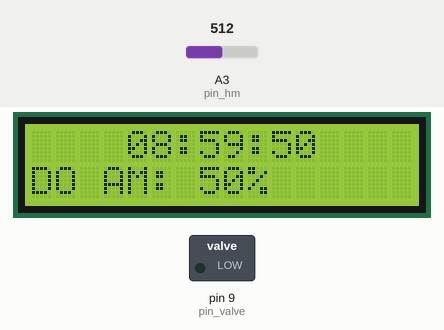
Recording of a program running on a simulated Arduino Uno, built with avr-gcc and run on an emulated ATmega328P. Parts: 16×2 character LCD, switched loads named in the program (green lamp = pin HIGH). Wiring (inferred from the names in the program): DS1307 clock at I2C address 0x68. The test bench sets the inputs (shaded band); at power-on: A3 (pin_hm) = 512. The local clock reads 2024-03-15 10:24:30 at power-on unless the program sets it; what the program prints to the serial monitor is not drawn.

Above: at 0.1 s.
1.3 s: A3 (pin_hm) set to 716
At 2.9 s:
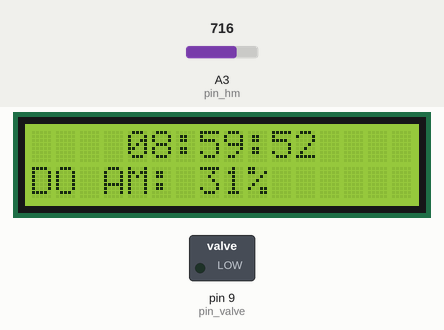
3.5 s: A3 (pin_hm) set to 900
At 4.4 s:
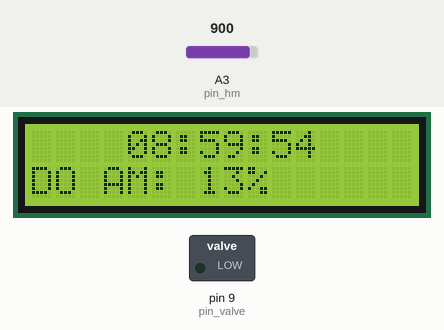
5.5 s: A3 (pin_hm) set to 1023
At 12.9 s:
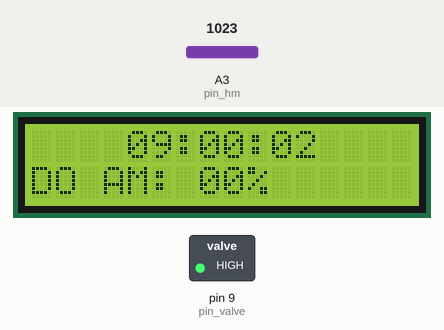
Timing chart, 0 to 14.4 s (numbered marks = the images above; inputs shaded):
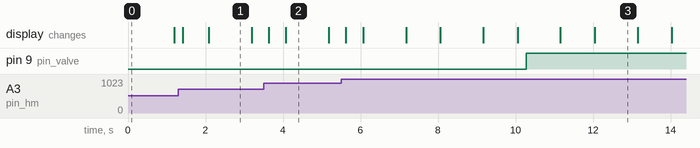

Measured:
- what the display in image 1 shows lasts 1.1 s, from 2.1 s to 3.2 s

The program:

main.cpp
```cpp
#include <Arduino.h>
#include "LiquidCrystal_I2C.h"
#include "DS1307.h"
#include "Mylib.h"

#define pin_hm A3  // pin doc du lieu tu cam bien do am dat
#define pin_valve 9 // pin kich van tuoi

LiquidCrystal_I2C lcd(0x27,16,2);
DS1307 rtc(0x68);

// Dat thoi gian tuoi cay
/* Thoi gian tuoi lan 1 */
uint8_t const time1_hr = 9;
uint8_t const time1_mn = 0;
/* Thoi gian tuoi lan 2 */
uint8_t const time2_hr = 15;
uint8_t const time2_mn = 0;

// Do am can tuoi (nguong duoi')
uint8_t hm1 = 20;

// Do am ngung tuoi (nguong tren)
uint8_t hm2 = 60;

//long long last_check;

/* on_off
      = 0: van tat, san sang kiem tra thoi gian va do am.
      = 1: da kiem tra, xac nhan phu hop dieu kien, chuan bi tuoi.
      = 2: dang tuoi.
      */
uint8_t on_off = 0;

void setup() {
  Wire.begin();
  Serial.begin(115200);
  lcd.init();
  lcd.backlight();
  /* Phuong thuc SetTime - Thu tu tham so: Ngay, thang, nam, gio, phut, giay, thu'*/
  rtc.SetTime(10,6,22,8,59,50,2);
  pinMode(pin_hm,INPUT);
  pinMode(pin_valve,OUTPUT);
  // chac chan rang ban dau chan kich van la LOW
  digitalWrite(pin_valve,LOW);
}

// Ham hien thi gio:phut:giay len lcd
void Display(){
  lcd.setCursor(4,0);
  lcd.print(FixValToDisplay(rtc.ReadHour24())+ ":"
              + FixValToDisplay(rtc.ReadMinute()) + ":"
                  + FixValToDisplay(rtc.ReadSecond()));
  lcd.setCursor(0,1);
  //last_check = millis();

  lcd.print("DO AM: " + FixValToDisplay(ReadHumidity(pin_hm)) + "%");
}

// Ham kiem tra thoi gian va do am de kich van
void CheckOnActive(){
  if(on_off == 0){
    // Khi kiem tra vao dau thoi gian hen gio-- va --- troi khong co mua (do am thap hon hm2)
    Serial.println(rtc.ReadSecond());
    if(((2 - rtc.ReadSecond()) >= 0) && ReadHumidity(pin_hm) < hm2){
      Serial.print("on1");
      // neu gio va phut bang hoac do am be hon hm1
      if( (rtc.ReadHour24() == time1_hr && rtc.ReadMinute() == time1_mn) ||
      (rtc.ReadHour24() == time2_hr && rtc.ReadMinute() == time2_mn) || ReadHumidity(pin_hm) < hm1)
        // san sang kich van
        on_off = 1;
        Serial.println(on_off);
    }
  }
  else if (on_off == 1) {
    // bat dau kich van
    digitalWrite(pin_valve,HIGH);
    // co` thong bao van dang hoat dong
    on_off = 2;
  }
  else if (on_off == 2) {
    // khi van dang hoat dong , neu do am > hm2
    if(ReadHumidity(pin_hm) > hm2) {
      // tat van
      digitalWrite(pin_valve,LOW);
      // thong bao van dang tat, san sang kiem tra cho lan tiep theo
      on_off = 0;
    }
  }
}

void loop() {
  Display();
  CheckOnActive();
  delay(200);
  // put your main code here, to run repeatedly:
}
```
